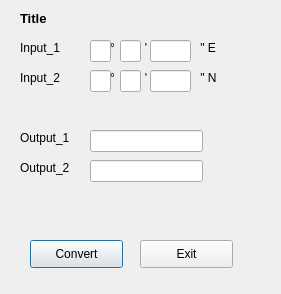
<?xml version="1.0" encoding="UTF-8"?>
<ui version="4.0">
 <class>dlg_DMS_float</class>
 <widget class="QDialog" name="dlg_DMS_float">
  <property name="geometry">
   <rect>
    <x>0</x>
    <y>0</y>
    <width>281</width>
    <height>294</height>
   </rect>
  </property>
  <property name="windowTitle">
   <string>Convert</string>
  </property>
  <widget class="QLineEdit" name="lineEditInput_1">
   <property name="geometry">
    <rect>
     <x>90</x>
     <y>40</y>
     <width>21</width>
     <height>22</height>
    </rect>
   </property>
   <property name="text">
    <string/>
   </property>
  </widget>
  <widget class="QLabel" name="TitleText">
   <property name="geometry">
    <rect>
     <x>20</x>
     <y>10</y>
     <width>201</width>
     <height>16</height>
    </rect>
   </property>
   <property name="font">
    <font>
     <pointsize>10</pointsize>
     <weight>75</weight>
     <bold>true</bold>
    </font>
   </property>
   <property name="text">
    <string>Title</string>
   </property>
  </widget>
  <widget class="QLabel" name="TextInput_2">
   <property name="geometry">
    <rect>
     <x>20</x>
     <y>70</y>
     <width>55</width>
     <height>16</height>
    </rect>
   </property>
   <property name="text">
    <string>Input_2</string>
   </property>
  </widget>
  <widget class="QPushButton" name="pb_convert">
   <property name="geometry">
    <rect>
     <x>30</x>
     <y>240</y>
     <width>93</width>
     <height>28</height>
    </rect>
   </property>
   <property name="text">
    <string>Convert</string>
   </property>
  </widget>
  <widget class="QLabel" name="TextInput_1">
   <property name="geometry">
    <rect>
     <x>20</x>
     <y>40</y>
     <width>55</width>
     <height>16</height>
    </rect>
   </property>
   <property name="text">
    <string>Input_1</string>
   </property>
  </widget>
  <widget class="QLineEdit" name="lineEditOutput_1">
   <property name="geometry">
    <rect>
     <x>90</x>
     <y>130</y>
     <width>113</width>
     <height>22</height>
    </rect>
   </property>
   <property name="text">
    <string/>
   </property>
   <property name="readOnly">
    <bool>true</bool>
   </property>
  </widget>
  <widget class="QLineEdit" name="lineEditOutput_2">
   <property name="geometry">
    <rect>
     <x>90</x>
     <y>160</y>
     <width>113</width>
     <height>22</height>
    </rect>
   </property>
   <property name="text">
    <string/>
   </property>
   <property name="readOnly">
    <bool>true</bool>
   </property>
  </widget>
  <widget class="QLabel" name="TextOutput_2">
   <property name="geometry">
    <rect>
     <x>20</x>
     <y>160</y>
     <width>55</width>
     <height>16</height>
    </rect>
   </property>
   <property name="text">
    <string>Output_2</string>
   </property>
  </widget>
  <widget class="QLabel" name="TextOutput_1">
   <property name="geometry">
    <rect>
     <x>20</x>
     <y>130</y>
     <width>55</width>
     <height>16</height>
    </rect>
   </property>
   <property name="text">
    <string>Output_1</string>
   </property>
  </widget>
  <widget class="QPushButton" name="pb_exit">
   <property name="geometry">
    <rect>
     <x>140</x>
     <y>240</y>
     <width>93</width>
     <height>28</height>
    </rect>
   </property>
   <property name="text">
    <string>Exit</string>
   </property>
  </widget>
  <widget class="QLineEdit" name="lineEditInput_2">
   <property name="geometry">
    <rect>
     <x>120</x>
     <y>40</y>
     <width>21</width>
     <height>22</height>
    </rect>
   </property>
   <property name="text">
    <string/>
   </property>
  </widget>
  <widget class="QLineEdit" name="lineEditInput_3">
   <property name="geometry">
    <rect>
     <x>150</x>
     <y>40</y>
     <width>41</width>
     <height>22</height>
    </rect>
   </property>
   <property name="text">
    <string/>
   </property>
  </widget>
  <widget class="QLineEdit" name="lineEditInput_6">
   <property name="geometry">
    <rect>
     <x>150</x>
     <y>70</y>
     <width>41</width>
     <height>22</height>
    </rect>
   </property>
   <property name="text">
    <string/>
   </property>
  </widget>
  <widget class="QLineEdit" name="lineEditInput_4">
   <property name="geometry">
    <rect>
     <x>90</x>
     <y>70</y>
     <width>21</width>
     <height>22</height>
    </rect>
   </property>
   <property name="text">
    <string/>
   </property>
  </widget>
  <widget class="QLineEdit" name="lineEditInput_5">
   <property name="geometry">
    <rect>
     <x>120</x>
     <y>70</y>
     <width>21</width>
     <height>22</height>
    </rect>
   </property>
   <property name="text">
    <string/>
   </property>
  </widget>
  <widget class="QLabel" name="DMSLabel1">
   <property name="geometry">
    <rect>
     <x>110</x>
     <y>40</y>
     <width>111</width>
     <height>16</height>
    </rect>
   </property>
   <property name="text">
    <string>°         '                &quot; E</string>
   </property>
  </widget>
  <widget class="QLabel" name="DMSLabel2">
   <property name="geometry">
    <rect>
     <x>110</x>
     <y>70</y>
     <width>111</width>
     <height>16</height>
    </rect>
   </property>
   <property name="text">
    <string>°         '                &quot; N</string>
   </property>
  </widget>
 </widget>
 <tabstops>
  <tabstop>lineEditInput_1</tabstop>
  <tabstop>lineEditInput_2</tabstop>
  <tabstop>lineEditInput_3</tabstop>
  <tabstop>lineEditInput_4</tabstop>
  <tabstop>lineEditInput_5</tabstop>
  <tabstop>lineEditInput_6</tabstop>
  <tabstop>pb_convert</tabstop>
  <tabstop>pb_exit</tabstop>
  <tabstop>lineEditOutput_2</tabstop>
  <tabstop>lineEditOutput_1</tabstop>
 </tabstops>
 <resources/>
 <connections/>
</ui>
